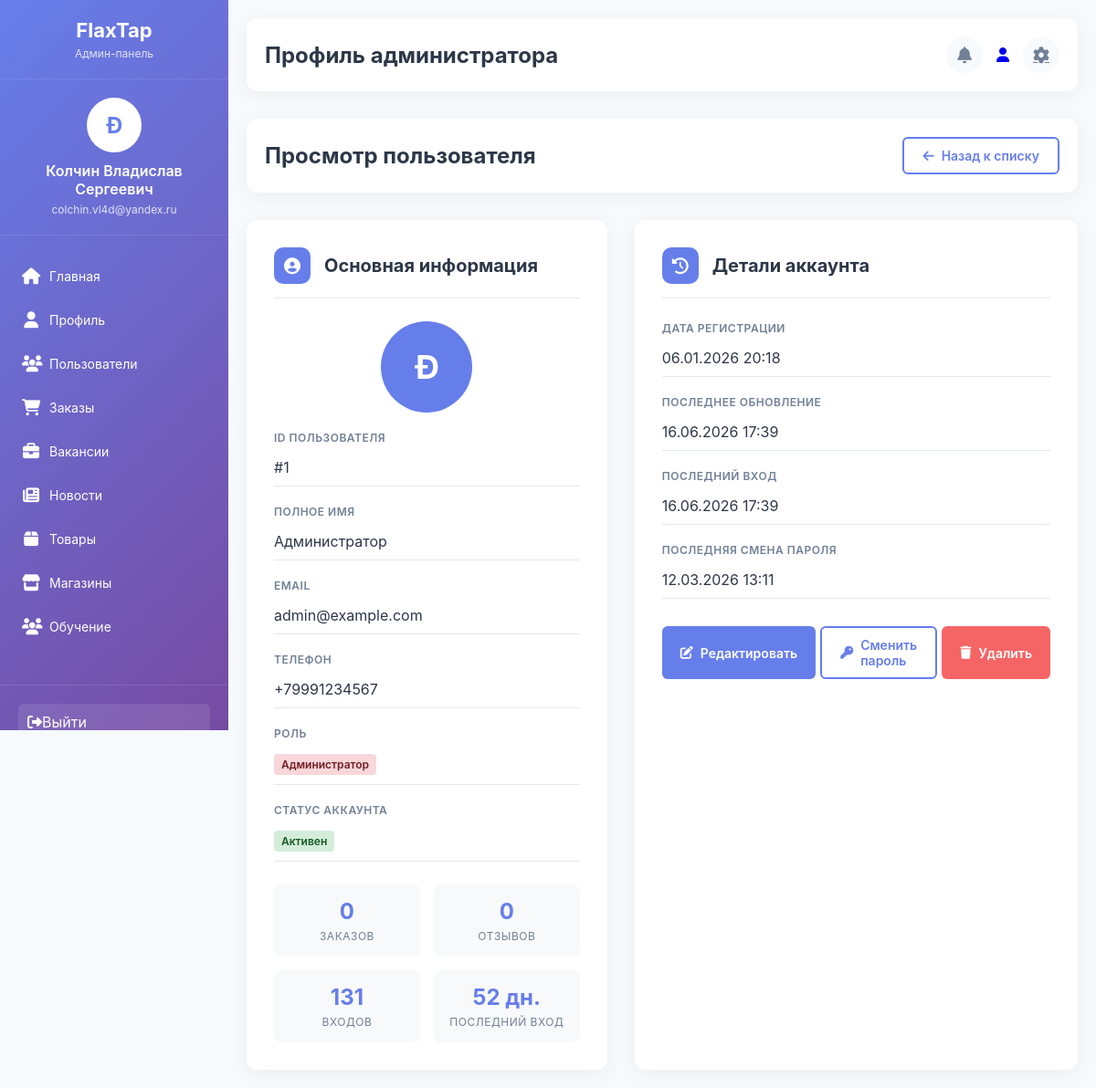
The app's page /admin/users/view.php?id=1 (signed in) with its own data.
### tables this page shows
CREATE TABLE `users` (
  `id` int NOT NULL,
  `name` varchar(100) NOT NULL,
  `password` varchar(255) NOT NULL,
  `email` varchar(100) NOT NULL,
  `telephone` varchar(20) DEFAULT NULL,
  `role` enum('admin','user') DEFAULT 'user',
  `created_at` timestamp NULL DEFAULT CURRENT_TIMESTAMP,
  `updated_at` timestamp NULL DEFAULT NULL ON UPDATE CURRENT_TIMESTAMP,
  `last_login_at` timestamp NULL DEFAULT NULL COMMENT 'Время последнего входа',
  `login_count` int DEFAULT '0' COMMENT 'Количество входов',
  `last_password_change` timestamp NULL DEFAULT NULL COMMENT 'Время последней смены пароля',
  `remember_token` varchar(100) DEFAULT NULL,
  `token_expires_at` datetime DEFAULT NULL,
  `is_active` tinyint(1) DEFAULT '1'
);

### admin/config/database.php (called while the page is built, shortened)
<?php
function getAdminData() {
    if (isset($_SESSION['admin_id'])) {
        return [
            'id' => $_SESSION['admin_id'],
            'name' => $_SESSION['admin_name'],
            'email' => $_SESSION['admin_email'],
            'role' => $_SESSION['admin_role']
        ];
    }
    return null;
}
?>

### admin/users/view.php (the view, shortened to what this page needs)
<?php
include "../config/database.php";
if (isset($_SESSION['admin_id'])) {
    $admin_id = (int)$_SESSION['admin_id'];
    $admin_query = "SELECT name, email FROM users WHERE id = $admin_id";
    $admin_result = mysqli_query($conn, $admin_query);
}
$user_id = isset($_GET['id']) ? (int)$_GET['id'] : 0;
$query = "SELECT * FROM users WHERE id = $user_id";
$result = mysqli_query($conn, $query);
$user = mysqli_fetch_assoc($result);
$order_query = "SELECT COUNT(*) as order_count FROM orders WHERE user_id = $user_id";
$order_result = mysqli_query($conn, $order_query);
$order_stats = mysqli_fetch_assoc($order_result);
$review_query = "SELECT COUNT(*) as review_count FROM product_reviews WHERE user_id = $user_id";
$review_result = mysqli_query($conn, $review_query);
$review_stats = mysqli_fetch_assoc($review_result);
?>
<!DOCTYPE html>
<html lang="ru">
<head>
    <link rel="stylesheet" href="../assets/style/users/view.css">
    <link rel="stylesheet" href="../assets/style/style.css">
    <link rel="stylesheet" href="https://cdnjs.cloudflare.com/ajax/libs/font-awesome/6.4.0/css/all.min.css">
</head>
<body>
    <?php include "../inc/sidebar.php"; ?>
    <main class="main-content">
        <?php include "../inc/header.php"; ?>
        <div class="header">
            <h1>Просмотр пользователя</h1>
            <a href="index.php" class="btn btn-outline">
                <i class="fas fa-arrow-left"></i> Назад к списку
            </a>
        </div>
        <div class="profile-container">
            <div class="profile-card">
                <div class="card-header">
                    <i class="fas fa-user-circle"></i>
                    <h2>Основная информация</h2>
                </div>
                <div class="user-avatar">
                    <?php echo strtoupper(substr($user['name'], 0, 1)); ?>
                </div>
                <div class="info-group">
                    <div class="info-label">ID пользователя</div>
                    <div class="info-value">#<?php echo $user['id']; ?></div>
                </div>
                <div class="info-group">
                    <div class="info-label">Полное имя</div>
                    <div class="info-value"><?php echo htmlspecialchars($user['name']); ?></div>
                </div>
                <div class="info-group">
                    <div class="info-label">Email</div>
                    <div class="info-value"><?php echo htmlspecialchars($user['email']); ?></div>
                </div>
                <div class="info-group">
                    <div class="info-label">Телефон</div>
                    <div class="info-value"><?php echo $user['telephone'] ? htmlspecialchars($user['telephone']) : 'Не указан'; ?></div>
                </div>
                <div class="info-group">
                    <div class="info-label">Роль</div>
                    <div class="info-value">
                        <span class="badge <?php echo $user['role'] === 'admin' ? 'badge-danger' : 'badge-info'; ?>">
                            <?php echo $user['role'] === 'admin' ? 'Администратор' : 'Пользователь'; ?>
                        </span>
                    </div>
                </div>
                <div class="info-group">
                    <div class="info-label">Статус аккаунта</div>
                    <div class="info-value">
                        <span class="badge <?php echo $user['is_active'] ? 'badge-success' : 'badge-danger'; ?>">
                            <?php echo $user['is_active'] ? 'Активен' : 'Заблокирован'; ?>
                        </span>
                    </div>
                </div>
                <div class="user-stats">
                    <div class="stat-item">
                        <div class="stat-number"><?php echo $order_stats['order_count']; ?></div>
                        <div class="stat-label">Заказов</div>
                    </div>
                    <div class="stat-item">
                        <div class="stat-number"><?php echo $review_stats['review_count']; ?></div>
                        <div class="stat-label">Отзывов</div>
                    </div>
                    <div class="stat-item">
                        <div class="stat-number"><?php echo $user['login_count']; ?></div>
                        <div class="stat-label">Входов</div>
                    </div>
                    <div class="stat-item">
                        <div class="stat-number">
                            <?php
                            if ($user['last_login_at']) {
                                $lastLogin = strtotime($user['last_login_at']);
                                $daysAgo = floor((time() - $lastLogin) / (60 * 60 * 24));
                                echo $daysAgo . ' дн.';
                            } else {
                                echo 'Никогда';
                            }
                            ?>
                        </div>
                        <div class="stat-label">Последний вход</div>
                    </div>
                </div>
            </div>
            <div class="profile-card">
                <div class="card-header">
                    <i class="fas fa-history"></i>
                    <h2>Детали аккаунта</h2>
                </div>
                <div class="info-group">
                    <div class="info-label">Дата регистрации</div>
                    <div class="info-value"><?php echo date('d.m.Y H:i', strtotime($user['created_at'])); ?></div>
                </div>
                <div class="info-group">
                    <div class="info-label">Последнее обновление</div>
                    <div class="info-value"><?php echo date('d.m.Y H:i', strtotime($user['updated_at'] ?? '')); ?></div>
                </div>
                <div class="info-group">
                    <div class="info-label">Последний вход</div>
                    <div class="info-value">
                        <?php
                        if ($user['last_login_at']) {
                            echo date('d.m.Y H:i', strtotime($user['last_login_at']));
                        } else {
                            echo 'Еще не входил';
                        }
                        ?>
                    </div>
                </div>
                <div class="info-group">
                    <div class="info-label">Последняя смена пароля</div>
                    <div class="info-value">
                        <?php
                        if ($user['last_password_change']) {
                            echo date('d.m.Y H:i', strtotime($user['last_password_change']));
                        } else {
                            echo 'Никогда';
                        }
                        ?>
                    </div>
                </div>
                <div class="action-buttons">
                    <a href="edit.php?id=<?php echo $user['id']; ?>" class="btn btn-primary">
                        <i class="fas fa-edit"></i> Редактировать
                    </a>
                    <a href="change_password.php?id=<?php echo $user['id']; ?>" class="btn btn-outline">
                        <i class="fas fa-key"></i> Сменить пароль
                    </a>
                    <a href="delete.php?id=<?php echo $user['id']; ?>"
                       class="btn btn-danger"
                       onclick="return confirm('Вы уверены, что хотите удалить этого пользователя?');">
                        <i class="fas fa-trash"></i> Удалить
                    </a>
                </div>
            </div>
        </div>
    </main>
</body>
</html>

### admin/inc/sidebar.php
   <?php
$admin = getAdminData();
?>
    <aside class="sidebar">
        <div class="logo">
            <h1>FlaxTap</h1>
            <p>Админ-панель</p>
        </div>
        <div class="admin-info">
            <div class="admin-avatar">
                <?php echo strtoupper(substr($admin['name'], 0, 1)); ?>
            </div>
            <div class="admin-name"><?php echo htmlspecialchars($admin['name']); ?></div>
            <div class="admin-email"><?php echo htmlspecialchars($admin['email']); ?></div>
        </div>
        <ul class="nav-menu">
            <li class="nav-item">
                <a href="/admin/index.php">
                    <i class="fas fa-home"></i>
                    <span>Главная</span>
                </a>
            </li>
            <li class="nav-item">
                <a href="/admin/profile.php">
                    <i class="fas fa-user"></i>
                    <span>Профиль</span>
                </a>
            </li>
            <li class="nav-item">
                <a href="/admin/users/">
                    <i class="fas fa-users"></i>
                    <span>Пользователи</span>
                </a>
            </li>
            <li class="nav-item">
                <a href="/admin/orders">
                    <i class="fas fa-shopping-cart"></i>
                    <span>Заказы</span>
                </a>
            </li>
            <li class="nav-item">
                <a href="/admin/vacancies/">
                    <i class="fas fa-briefcase"></i>
                    <span>Вакансии</span>
                </a>
            </li>
            <li class="nav-item">
                <a href="/admin/news/">
                    <i class="fas fa-newspaper"></i>
                    <span>Новости</span>
                </a>
            </li>
            <li class="nav-item">
                <a href="/admin/products/">
                    <i class="fas fa-box"></i>
                    <span>Товары</span>
                </a>
            </li>
            <li class="nav-item">
                <a href="/admin/stores/">
                    <i class="fas fa-store"></i>
                    <span>Магазины</span>
                </a>
            </li>
            <li class="nav-item">
                <a href="/admin/study/">
                    <i class="fas fa-users"></i>
                    <span>Обучение</span>
                </a>
            </li>
        </ul>
        <div class="logout">
            <a href="/admin/logout.php">
                <i class="fas fa-sign-out-alt"></i>
                <span>Выйти</span>
            </a>
        </div>
    </aside>

### admin/assets/style/style.css (style rules this page uses)
:root { --primary-color: #667eea; --primary-dark: #5a67d8; --secondary-color: #764ba2; --sidebar-width: 250px; --header-height: 70px; --dark-color: #2d3748; --light-color: #f7fafc; --gray-color: #718096; --success-color: #48bb78; --danger-color: #f56565; --warning-color: #ed8936; --info-color: #4299e1; }
* { margin: 0; padding: 0; box-sizing: border-box; }
body { font-family: 'Inter', sans-serif; background-color: var(--light-color); color: var(--dark-color); display: flex; min-height: 100vh; }
.sidebar { width: var(--sidebar-width); background: linear-gradient(135deg, var(--primary-color) 0%, var(--secondary-color) 100%); color: white; position: fixed; height: 100vh; overflow-y: auto; }
.logo { padding: 20px; text-align: center; border-bottom: 1px solid rgba(255,255,255,0.1); }
.logo h1 { font-size: 22px; font-weight: 700; }
.logo p { font-size: 12px; opacity: 0.8; margin-top: 5px; }
.admin-info { padding: 20px; text-align: center; border-bottom: 1px solid rgba(255,255,255,0.1); }
.admin-avatar { width: 60px; height: 60px; background: white; border-radius: 50%; margin: 0 auto 10px; display: flex; align-items: center; justify-content: center; font-size: 24px; color: var(--primary-color); font-weight: bold; }
.admin-name { font-size: 16px; font-weight: 600; margin-bottom: 5px; }
.admin-email { font-size: 12px; opacity: 0.8; }
.nav-menu { padding: 20px 0; }
.nav-item { list-style: none; }
.nav-item a { display: flex; align-items: center; padding: 15px 20px; color: white; text-decoration: none; transition: all 0.3s; border-left: 4px solid transparent; }
.nav-item i { margin-right: 10px; font-size: 18px; width: 20px; text-align: center; }
.nav-item span { font-size: 14px; }
.logout { margin-top: 20px; padding: 20px; border-top: 1px solid rgba(255,255,255,0.1); }
.logout a { display: flex; align-items: center; color: white; text-decoration: none; padding: 10px; border-radius: 6px; background: rgba(255,255,255,0.1); transition: all 0.3s; }
.main-content { flex: 1; margin-left: var(--sidebar-width); padding: 20px; }
.header { background: white; padding: 20px; border-radius: 12px; margin-bottom: 30px; box-shadow: 0 4px 20px rgba(0,0,0,0.05); display: flex; justify-content: space-between; align-items: center; }
.header h1 { font-size: 24px; font-weight: 700; color: var(--dark-color); }
.btn { padding: 10px 20px; border: none; border-radius: 6px; font-size: 14px; font-weight: 600; cursor: pointer; transition: all 0.3s; text-decoration: none; display: inline-flex; align-items: center; gap: 8px; }
.btn-primary { background: var(--primary-color); color: white; }
.btn-danger { background: var(--danger-color); color: white; }
.btn-outline { background: transparent; border: 2px solid var(--primary-color); color: var(--primary-color); }
.action-buttons { display: flex; gap: 5px; }

### records on screen
users: name "Ð", name "Колчин Владислав Сергеевич", email "colchin.vl4d@yandex.ru"
users: name "Ð", id "1", name "Администратор", email "admin@example.com", telephone "+79991234567", login_count "131", last_login_at "52", created_at "06.01.2026 20:18", updated_at "16.06.2026 17:39", last_login_at "16.06.2026 17:39", last_password_change "12.03.2026 13:11"

### other values on screen
$order_stats['order_count'] "0"
$review_stats['review_count'] "0"
